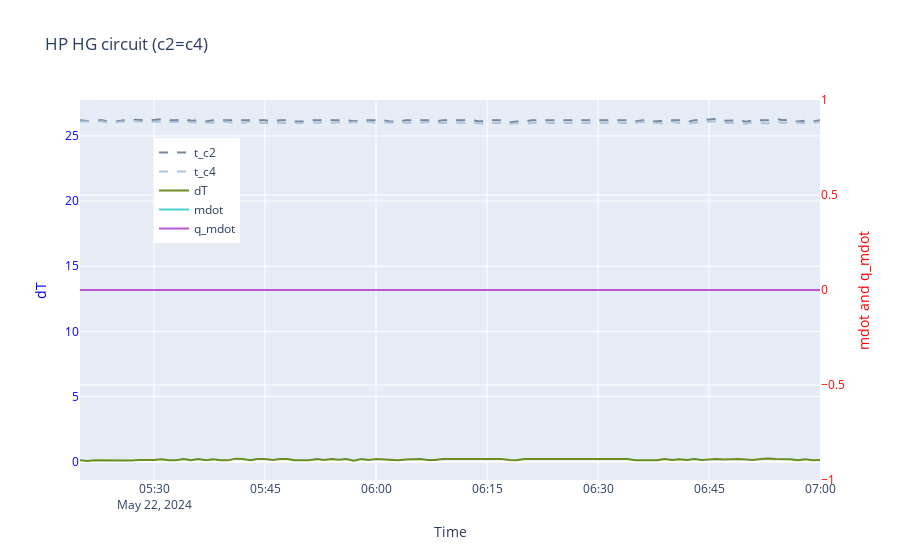

The code cell stored with this chart in its notebook:
### Code cell
####### Energie im Tank HP1HG

###  GROUP 2: WP1_HG -> warmes wasser geht in c2 rein und fliesst wieder kalt im c4 ab
#    c2 = c4
#gr23 = pd.concat([c2_df[1], c3_df[1]], axis = 1)

gr_24_list = [c2_df[1], c4_df[1]]

gr_24 = pd.concat((df.iloc[::freq5][:num_steps+1] for df in gr_24_list), axis = 1)
gr_24["dmdot"] = gr_24["mdot_c2"] - gr_24["mdot_c4"]
gr_24["dT"] = gr_24["t_c2"] - gr_24["t_c4"]
gr_24["mdot"] = gr_24["mdot_c2"]
gr_24["q_mdot"] = gr_24["dT"] * gr_24["mdot"] * cp

# Creating the plot
fig = go.Figure()

# Adding dT line
fig.add_trace(go.Scatter(
    x=gr_24.index,
    y=gr_24["t_c2"],
    name="t_c2",
    yaxis="y1",
    line=dict(color="lightslategray", dash='dash')
))

fig.add_trace(go.Scatter(
    x=gr_24.index,
    y=gr_24["t_c4"],
    name="t_c4",
    yaxis="y1",
    line=dict(color="lightsteelblue", dash='dash')
))

fig.add_trace(go.Scatter(
    x=gr_24.index,
    y=gr_24["dT"],
    name="dT",
    yaxis="y1",
    line=dict(color="olivedrab")
))

# Adding mdot line
fig.add_trace(go.Scatter(
    x=gr_24.index,
    y=gr_24["mdot"],
    name="mdot",
    yaxis="y2",
    line=dict(color="mediumturquoise")
))

# Adding q_mdot line
fig.add_trace(go.Scatter(
    x=gr_24.index,
    y=gr_24["q_mdot"],
    name="q_mdot",
    yaxis="y2",  # Using the same y-axis as mdot for demonstration
    line=dict(color="mediumorchid")
))

# Updating layout for the dual y-axis
fig.update_layout(
    title="HP HG circuit (c2=c4)",
    xaxis_title="Time",
    yaxis=dict(
        title="dT",
        titlefont=dict(color="blue"),
        tickfont=dict(color="blue"),
        anchor="x",
        side="left"
    ),
    yaxis2=dict(
        title="mdot and q_mdot",
        titlefont=dict(color="red"),
        tickfont=dict(color="red"),
        overlaying="y",
        anchor="x",
        side="right"
    ),
    legend=dict(x=0.1, y=0.9)
)

# Show the plot
fig.show()
